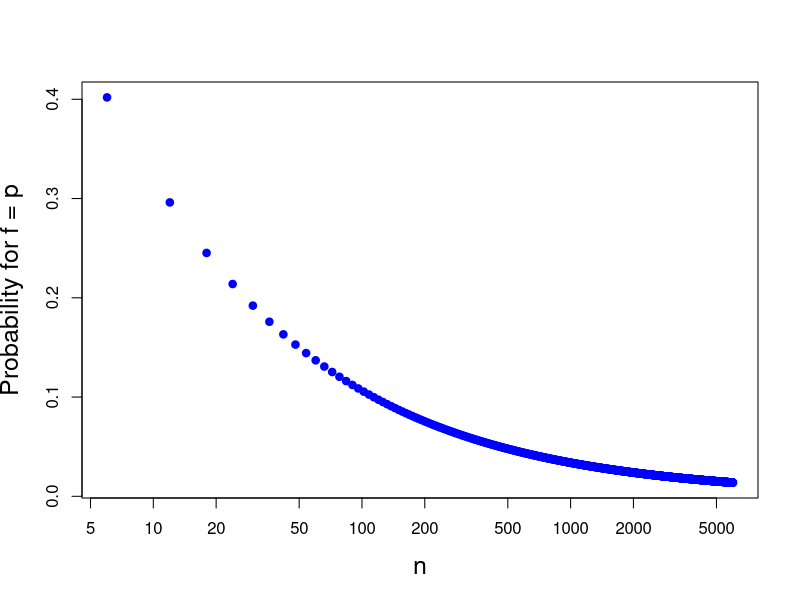

Write R code to recreate this figure.
print('file: ProbBernoulliDieEx.R')
# exact: f = p 
p=1/6; L=1000; narr=numeric(L); parrex=numeric(L) 
for(j in 1:L) {n = 6*j; narr[j] = n; parrex[j] = dbinom(j,n,p)}
# png('BernoulliDieEx200517.png',width=16,height=16,units='cm',res=300)
plot(narr,parrex,log='x',type='p',lwd=4,col='blue',xlab='n',
     ylab='Probability for f = p',las=0,cex=0.6,cex.lab=1.5)
# dev.off()
